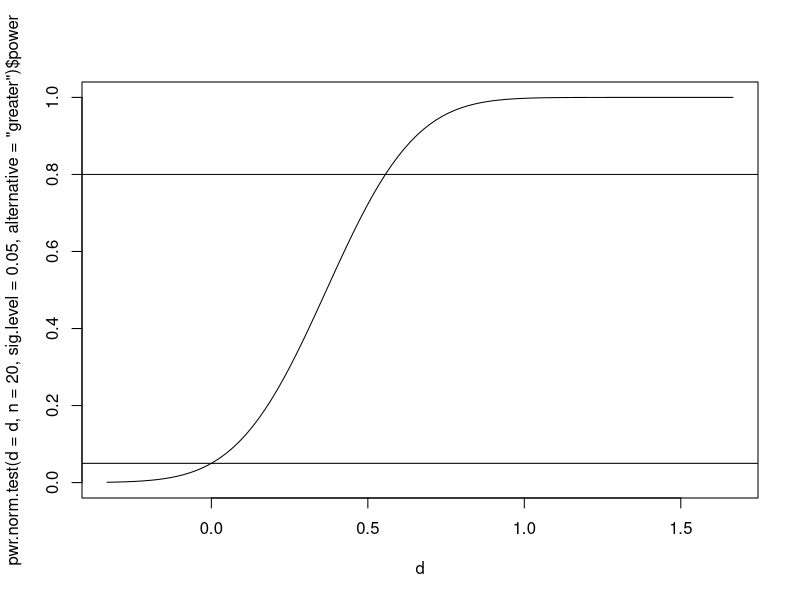
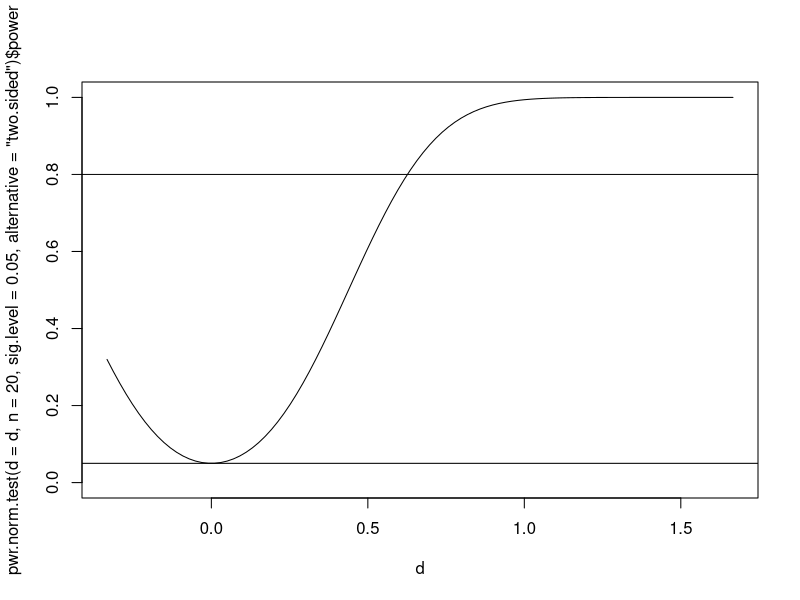

The R source for these figures, in order:
library(pwr)


### Name: pwr.norm.test
### Title: Power calculations for the mean of a normal distribution (known
###   variance)
### Aliases: pwr.norm.test
### Keywords: htest

### ** Examples


## Power at mu=105 for H0:mu=100 vs. H1:mu>100 (sigma=15) 20 obs. (alpha=0.05) 
sigma<-15
c<-100
mu<-105
d<-(mu-c)/sigma
pwr.norm.test(d=d,n=20,sig.level=0.05,alternative="greater")

## Sample size of the test for power=0.80
pwr.norm.test(d=d,power=0.8,sig.level=0.05,alternative="greater")

## Power function of the same test
mu<-seq(95,125,l=100)
d<-(mu-c)/sigma
plot(d,pwr.norm.test(d=d,n=20,sig.level=0.05,alternative="greater")$power,
    type="l",ylim=c(0,1))
abline(h=0.05)
abline(h=0.80)

## Power function for the two-sided alternative
plot(d,pwr.norm.test(d=d,n=20,sig.level=0.05,alternative="two.sided")$power,
    type="l",ylim=c(0,1))
abline(h=0.05)
abline(h=0.80)
